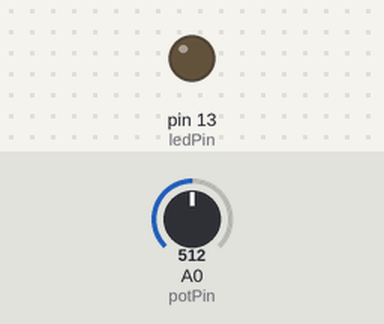
Recording of a sketch running on a simulated Arduino Uno, built with avr-gcc and run on an emulated ATmega328P. Parts: output pins drawn as LEDs (lit = HIGH). The inputs (shaded band) are chosen by the test bench; at power-on: A0 (potPin) = 512.

Above: at 1.2 s.
1.3 s: A0 (potPin) set to 522
At 2.2 s:
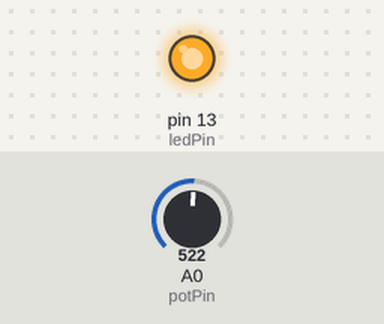
2.8 s: A0 (potPin) set to 511
At 3.5 s:
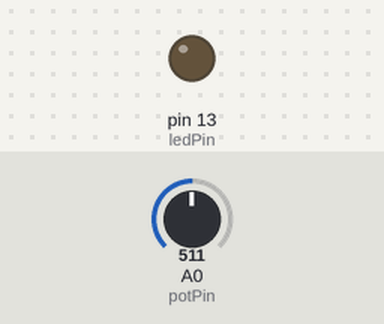
4.3 s: A0 (potPin) set to 716
At 5.7 s:
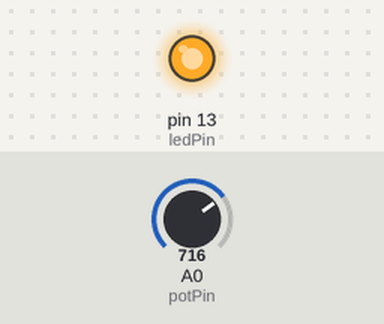
Timing chart, 0 to 7.3 s (numbered marks = the images above; inputs shaded):
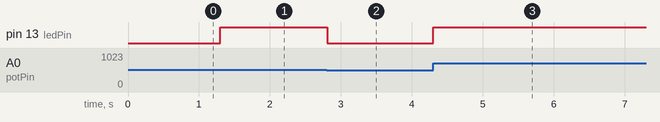

Measured:
- the behaviour switches between 513 and 514 on A0 (potPin) (found by bisection; images 0 and 1)
- after the input at 1.3 s, pin 13 (ledPin): LOW → HIGH at once
- after the input at 2.8 s, pin 13 (ledPin): HIGH → LOW at once
- after the input at 4.3 s, pin 13 (ledPin): LOW → HIGH at once

The sketch:

kendalikecerahanled.ino
```cpp
const int potPin = A0; // Pin potensiometer
const int ledPin = 13;  // Pin LED yang mendukung PWM

void setup() {
  pinMode(ledPin, OUTPUT); // Set LED sebagai output
  pinMode(potPin, INPUT);  // Mengatur pin potensiometer sebagai input
}

void loop() {
  int potValue = analogRead(potPin); // Baca nilai potensiometer (0-1023)

  // Peta nilai potensiometer (0-1023) ke PWM (0-255)
  int ledBrightness = map(potValue, 0, 1023, 0, 255);

  analogWrite(ledPin, ledBrightness); // Atur kecerahan LED sesuai dengan nilai yang dipetakan

  delay(10); // Sedikit penundaan untuk mengurangi pembacaan terlalu cepat
}
```
